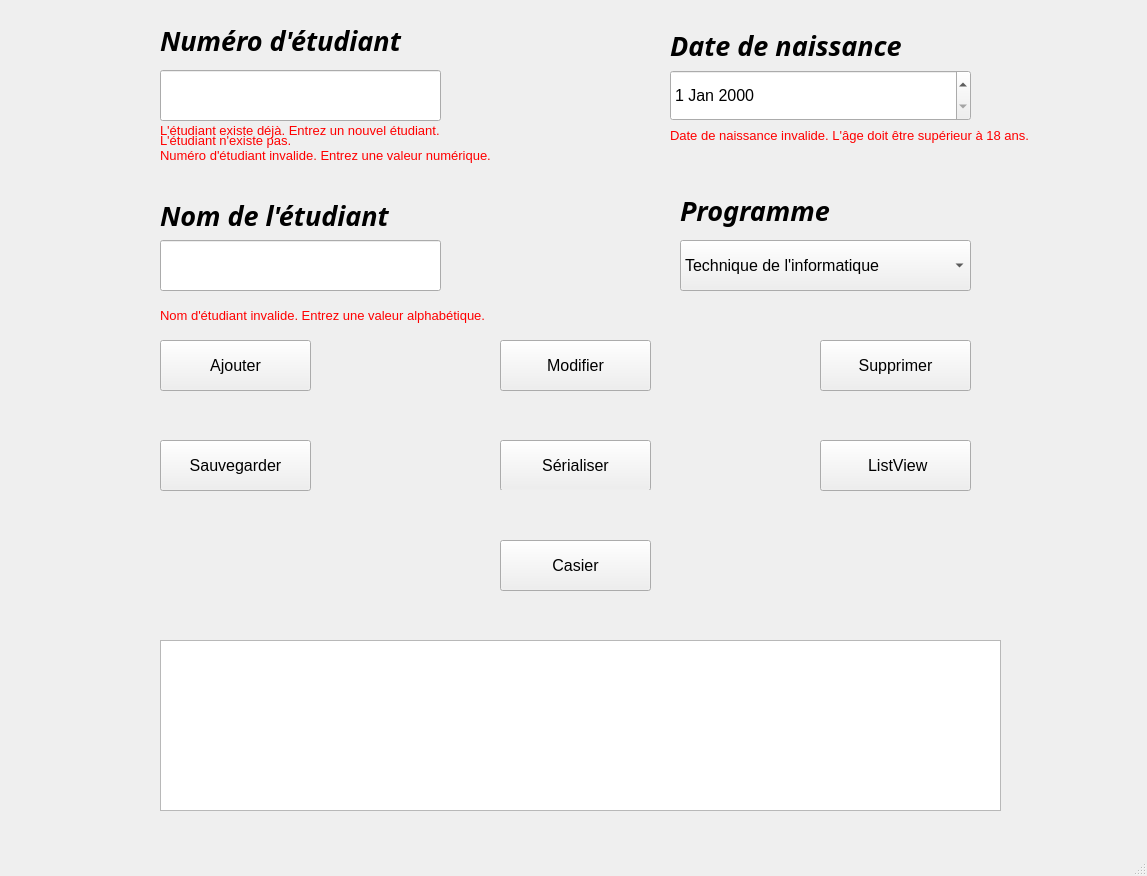
<?xml version="1.0" encoding="UTF-8"?>
<ui version="4.0">
 <class>MainWindow</class>
 <widget class="QMainWindow" name="MainWindow">
  <property name="geometry">
   <rect>
    <x>0</x>
    <y>0</y>
    <width>1147</width>
    <height>876</height>
   </rect>
  </property>
  <property name="windowTitle">
   <string>MainWindow</string>
  </property>
  <widget class="QWidget" name="centralwidget">
   <widget class="QPushButton" name="pushButton_ajouter">
    <property name="geometry">
     <rect>
      <x>160</x>
      <y>340</y>
      <width>151</width>
      <height>51</height>
     </rect>
    </property>
    <property name="font">
     <font>
      <pointsize>12</pointsize>
     </font>
    </property>
    <property name="text">
     <string>Ajouter</string>
    </property>
   </widget>
   <widget class="QLabel" name="label_numero">
    <property name="geometry">
     <rect>
      <x>160</x>
      <y>25</y>
      <width>271</width>
      <height>31</height>
     </rect>
    </property>
    <property name="font">
     <font>
      <family>Agency FB</family>
      <pointsize>20</pointsize>
      <weight>75</weight>
      <italic>true</italic>
      <bold>true</bold>
     </font>
    </property>
    <property name="text">
     <string>Numéro d'étudiant</string>
    </property>
   </widget>
   <widget class="QLineEdit" name="lineEdit_numero">
    <property name="geometry">
     <rect>
      <x>160</x>
      <y>70</y>
      <width>281</width>
      <height>51</height>
     </rect>
    </property>
    <property name="font">
     <font>
      <pointsize>12</pointsize>
      <italic>true</italic>
     </font>
    </property>
   </widget>
   <widget class="QTextBrowser" name="textBrowser_afficher">
    <property name="geometry">
     <rect>
      <x>160</x>
      <y>640</y>
      <width>841</width>
      <height>171</height>
     </rect>
    </property>
   </widget>
   <widget class="QLineEdit" name="lineEdit_nom">
    <property name="geometry">
     <rect>
      <x>160</x>
      <y>240</y>
      <width>281</width>
      <height>51</height>
     </rect>
    </property>
    <property name="font">
     <font>
      <pointsize>12</pointsize>
      <italic>true</italic>
     </font>
    </property>
   </widget>
   <widget class="QLabel" name="label_nom">
    <property name="geometry">
     <rect>
      <x>160</x>
      <y>200</y>
      <width>271</width>
      <height>31</height>
     </rect>
    </property>
    <property name="font">
     <font>
      <family>Agency FB</family>
      <pointsize>20</pointsize>
      <weight>75</weight>
      <italic>true</italic>
      <bold>true</bold>
     </font>
    </property>
    <property name="text">
     <string>Nom de l'étudiant</string>
    </property>
   </widget>
   <widget class="QLabel" name="label_erreur_numero">
    <property name="enabled">
     <bool>true</bool>
    </property>
    <property name="geometry">
     <rect>
      <x>160</x>
      <y>140</y>
      <width>441</width>
      <height>31</height>
     </rect>
    </property>
    <property name="font">
     <font>
      <pointsize>10</pointsize>
      <weight>50</weight>
      <bold>false</bold>
     </font>
    </property>
    <property name="text">
     <string>&lt;html&gt;&lt;head/&gt;&lt;body&gt;&lt;p&gt;&lt;span style=&quot; color:#ff0000;&quot;&gt; Numéro d'étudiant invalide. Entrez une valeur numérique.&lt;/span&gt;&lt;/p&gt;&lt;/body&gt;&lt;/html&gt;</string>
    </property>
   </widget>
   <widget class="QPushButton" name="pushButton_supprimer">
    <property name="geometry">
     <rect>
      <x>820</x>
      <y>340</y>
      <width>151</width>
      <height>51</height>
     </rect>
    </property>
    <property name="font">
     <font>
      <pointsize>12</pointsize>
     </font>
    </property>
    <property name="text">
     <string>Supprimer</string>
    </property>
   </widget>
   <widget class="QPushButton" name="pushButton_modifier">
    <property name="geometry">
     <rect>
      <x>500</x>
      <y>340</y>
      <width>151</width>
      <height>51</height>
     </rect>
    </property>
    <property name="font">
     <font>
      <pointsize>12</pointsize>
     </font>
    </property>
    <property name="text">
     <string>Modifier</string>
    </property>
   </widget>
   <widget class="QLabel" name="label_programme">
    <property name="geometry">
     <rect>
      <x>680</x>
      <y>190</y>
      <width>271</width>
      <height>41</height>
     </rect>
    </property>
    <property name="font">
     <font>
      <family>Agency FB</family>
      <pointsize>20</pointsize>
      <weight>75</weight>
      <italic>true</italic>
      <bold>true</bold>
     </font>
    </property>
    <property name="text">
     <string>Programme</string>
    </property>
   </widget>
   <widget class="QComboBox" name="comboBox_programme">
    <property name="geometry">
     <rect>
      <x>680</x>
      <y>240</y>
      <width>291</width>
      <height>51</height>
     </rect>
    </property>
    <property name="font">
     <font>
      <pointsize>12</pointsize>
     </font>
    </property>
    <item>
     <property name="text">
      <string>Technique de l'informatique</string>
     </property>
    </item>
    <item>
     <property name="text">
      <string>Sciences infirmières</string>
     </property>
    </item>
    <item>
     <property name="text">
      <string>Administration</string>
     </property>
    </item>
   </widget>
   <widget class="QPushButton" name="pushButton_sauvegarder">
    <property name="geometry">
     <rect>
      <x>160</x>
      <y>440</y>
      <width>151</width>
      <height>51</height>
     </rect>
    </property>
    <property name="font">
     <font>
      <pointsize>12</pointsize>
     </font>
    </property>
    <property name="text">
     <string>Sauvegarder</string>
    </property>
   </widget>
   <widget class="QPushButton" name="pushButton_afficher_listview">
    <property name="geometry">
     <rect>
      <x>820</x>
      <y>440</y>
      <width>151</width>
      <height>51</height>
     </rect>
    </property>
    <property name="font">
     <font>
      <pointsize>12</pointsize>
     </font>
    </property>
    <property name="text">
     <string> ListView</string>
    </property>
   </widget>
   <widget class="QDateEdit" name="dateEdit_DNaiss">
    <property name="geometry">
     <rect>
      <x>670</x>
      <y>70</y>
      <width>301</width>
      <height>51</height>
     </rect>
    </property>
    <property name="font">
     <font>
      <pointsize>12</pointsize>
     </font>
    </property>
   </widget>
   <widget class="QLabel" name="label_date_naiss">
    <property name="geometry">
     <rect>
      <x>670</x>
      <y>30</y>
      <width>271</width>
      <height>31</height>
     </rect>
    </property>
    <property name="font">
     <font>
      <family>Agency FB</family>
      <pointsize>20</pointsize>
      <weight>75</weight>
      <italic>true</italic>
      <bold>true</bold>
     </font>
    </property>
    <property name="text">
     <string>Date de naissance</string>
    </property>
   </widget>
   <widget class="QPushButton" name="pushButton_serealiser">
    <property name="geometry">
     <rect>
      <x>500</x>
      <y>440</y>
      <width>151</width>
      <height>51</height>
     </rect>
    </property>
    <property name="font">
     <font>
      <pointsize>12</pointsize>
     </font>
    </property>
    <property name="text">
     <string>Sérialiser</string>
    </property>
   </widget>
   <widget class="QLabel" name="label_erreur_nom">
    <property name="enabled">
     <bool>true</bool>
    </property>
    <property name="geometry">
     <rect>
      <x>160</x>
      <y>300</y>
      <width>441</width>
      <height>31</height>
     </rect>
    </property>
    <property name="font">
     <font>
      <pointsize>10</pointsize>
      <weight>50</weight>
      <bold>false</bold>
     </font>
    </property>
    <property name="text">
     <string>&lt;html&gt;&lt;head/&gt;&lt;body&gt;&lt;p&gt;&lt;span style=&quot; color:#ff0000;&quot;&gt;Nom d'étudiant invalide. Entrez une valeur alphabétique.&lt;/span&gt;&lt;/p&gt;&lt;/body&gt;&lt;/html&gt;</string>
    </property>
   </widget>
   <widget class="QLabel" name="label_erreur_date">
    <property name="enabled">
     <bool>true</bool>
    </property>
    <property name="geometry">
     <rect>
      <x>670</x>
      <y>120</y>
      <width>471</width>
      <height>31</height>
     </rect>
    </property>
    <property name="font">
     <font>
      <pointsize>10</pointsize>
      <weight>50</weight>
      <bold>false</bold>
     </font>
    </property>
    <property name="text">
     <string>&lt;html&gt;&lt;head/&gt;&lt;body&gt;&lt;p&gt;&lt;span style=&quot; color:#ff0000;&quot;&gt;Date de naissance invalide. L'âge doit être supérieur à 18 ans.&lt;/span&gt;&lt;/p&gt;&lt;/body&gt;&lt;/html&gt;</string>
    </property>
   </widget>
   <widget class="QLabel" name="label_erreur_Etu_Existe">
    <property name="geometry">
     <rect>
      <x>160</x>
      <y>120</y>
      <width>421</width>
      <height>21</height>
     </rect>
    </property>
    <property name="font">
     <font>
      <pointsize>10</pointsize>
     </font>
    </property>
    <property name="text">
     <string>&lt;html&gt;&lt;head/&gt;&lt;body&gt;&lt;p&gt;&lt;span style=&quot; color:#ff0000;&quot;&gt;L'étudiant existe déjà. Entrez un nouvel étudiant.&lt;/span&gt;&lt;/p&gt;&lt;/body&gt;&lt;/html&gt;</string>
    </property>
   </widget>
   <widget class="QLabel" name="label_erreur_Etu_Inexistant">
    <property name="geometry">
     <rect>
      <x>160</x>
      <y>130</y>
      <width>421</width>
      <height>21</height>
     </rect>
    </property>
    <property name="font">
     <font>
      <pointsize>10</pointsize>
     </font>
    </property>
    <property name="text">
     <string>&lt;html&gt;&lt;head/&gt;&lt;body&gt;&lt;p&gt;&lt;span style=&quot; color:#ff0000;&quot;&gt;L'étudiant n'existe pas.&lt;/span&gt;&lt;/p&gt;&lt;/body&gt;&lt;/html&gt;</string>
    </property>
   </widget>
   <widget class="QLabel" name="label_erreur_fichier">
    <property name="geometry">
     <rect>
      <x>460</x>
      <y>490</y>
      <width>271</width>
      <height>31</height>
     </rect>
    </property>
    <property name="font">
     <font>
      <pointsize>10</pointsize>
     </font>
    </property>
    <property name="autoFillBackground">
     <bool>true</bool>
    </property>
    <property name="text">
     <string>&lt;html&gt;&lt;head/&gt;&lt;body&gt;&lt;p&gt;&lt;br/&gt;&lt;/p&gt;&lt;/body&gt;&lt;/html&gt;</string>
    </property>
    <property name="textFormat">
     <enum>Qt::RichText</enum>
    </property>
    <property name="scaledContents">
     <bool>false</bool>
    </property>
    <property name="wordWrap">
     <bool>false</bool>
    </property>
   </widget>
   <widget class="QPushButton" name="pushButton_casier">
    <property name="geometry">
     <rect>
      <x>500</x>
      <y>540</y>
      <width>151</width>
      <height>51</height>
     </rect>
    </property>
    <property name="font">
     <font>
      <pointsize>12</pointsize>
     </font>
    </property>
    <property name="text">
     <string>Casier</string>
    </property>
   </widget>
  </widget>
  <widget class="QMenuBar" name="menubar">
   <property name="geometry">
    <rect>
     <x>0</x>
     <y>0</y>
     <width>1147</width>
     <height>21</height>
    </rect>
   </property>
  </widget>
  <widget class="QStatusBar" name="statusbar"/>
 </widget>
 <tabstops>
  <tabstop>pushButton_ajouter</tabstop>
  <tabstop>lineEdit_numero</tabstop>
 </tabstops>
 <resources/>
 <connections/>
</ui>
